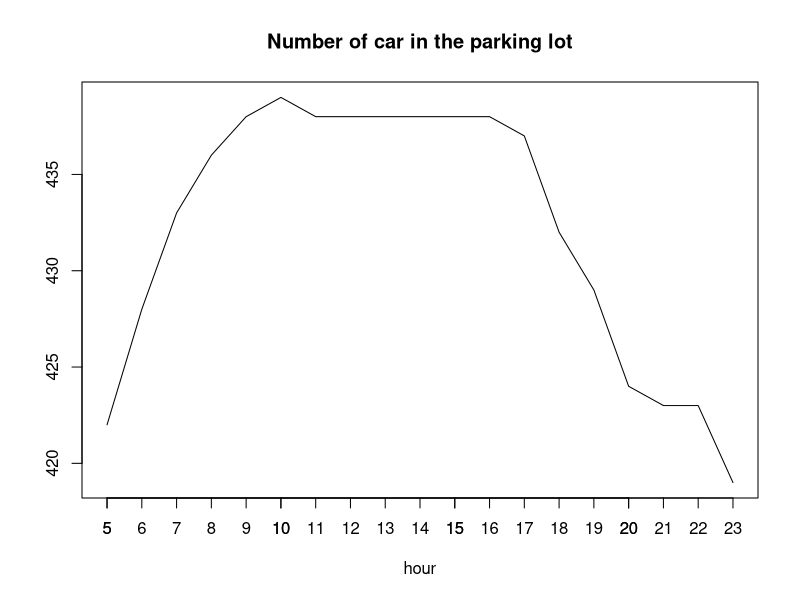
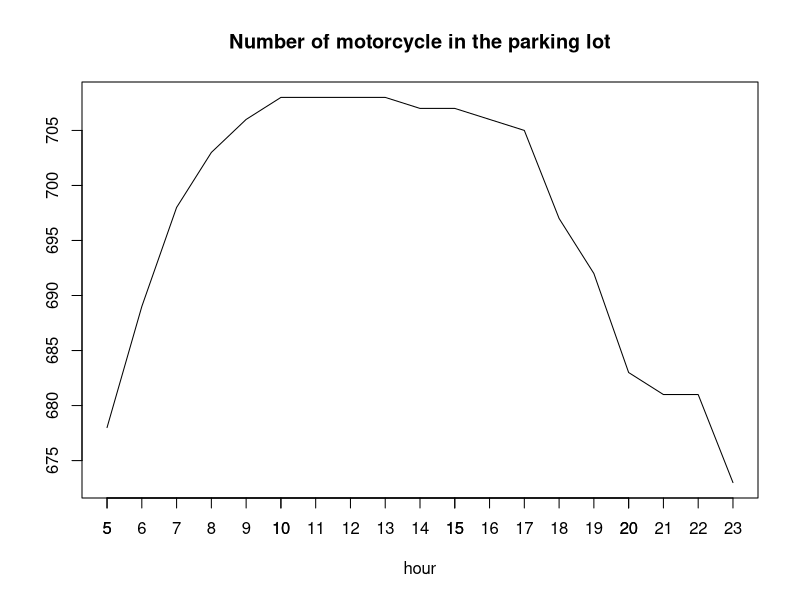

Reproduce these figures in R, in order.
## ---- chunk 1
a = c(10, 31, 21, 42, 31, 21, 21, 10, 21, 33, 21, 21, 47, 50, 16, 33, 10, 0, 21)
b = c(0.7, 1, 1, 0.7, 0.7, 0.6, 0.5, 0.5, 0.5, 0.5, 0.5, 0.5, 0.5, 0.3, 0.2, 0.2, 0.2, 0.1, 0)
m_in = rep(0.35, 19)
m_out = rep(0.35, 19)
c_in = rep(0.2, 19)
c_out = rep(0.2, 19)
## ---- chunk 2
initialize = function() {

  # Initialize the simulation clock.
  sim_time <<- 0
  
  # Initialize the state variables.
  num_motorcycle_in_parking_plot <<- 20
  num_car_in_parking_plot <<- 10
  num_people <<- vector("numeric")
  num_people_in <<- vector("numeric")
  num_people_out <<- vector("numeric")
  new_motorcycle_in <<- vector("numeric")
  new_motorcycle_out <<- vector("numeric")
  new_car_in <<- vector("numeric")
  new_car_out <<- vector("numeric")
  
  # # Initialize the output variables
  
  # Initialize the event list.
  time_next_event <<- 5:23
}
## ---- chunk 3
timing = function() {
  
  min_time_next_event <<- min(time_next_event)
  # Identify the next event type.
  next_event_type <<- which.min(time_next_event)

  # Check to see whether the event list is empty.
  if (min_time_next_event >= 1.0e+20) {
    # The event list is empty, so stop the simulation.
    cat(sprintf("\nEvent list empty at time %f", sim_time))
    stop("Simulation terminated: Event list empty.")
  }

  # The event list is not empty, so advance the simulation clock.
  sim_time <<- min_time_next_event
}
## ---- chunk 4
main_prog_Parking_Lot_system = function(num_days = 1){
  
  # initialize the simulation
  initialize()
  
  # Run the simulation until we reach our desired number of days
  for ( i in 1: num_days){
    
    # Simulate single day
    while (TRUE) {
      
      # Determine which hour the next event at
      timing()
      
      # Invoke the update event function
      update_event()
      
      # End a day
      if (next_event_type == 19){
        break
      }
    }
  }
}
## ---- chunk 5
update_event = function(){
  # The update event at the i th hour
  i = next_event_type
  
  # Schedule the next update event at the i th hour
  time_next_event[i] <<- sim_time + 24
  
  # Update number of people at the i th hour
  # num_people[i] <<- floor(rnorm(1, mean = a[i], sd = 1))
  num_people[i] <<- rpois(1, lambda = a[i])
  
  # Update number of people into or leaving the station at the i th hour
  num_people_in[i] <<- floor(num_people[i]*b[i])
  num_people_out[i] <<- num_people[i] - num_people_in[i]
  
  # Update demand for motorcycle parking at the i th hour
  new_motorcycle_in[i] <<- floor(num_people_in[i]*m_in[i])
  new_motorcycle_out[i] <<- floor(num_people_out[i]*m_out[i])
  
  # Update demand for car parking at the i th hour
  new_car_in[i] <<- floor(num_people_in[i]*c_in[i])
  new_car_out[i] <<- floor(num_people_out[i]*c_out[i])
  
  # Update the state of parking spaces at the i th hour
  temp <<- num_motorcycle_in_parking_plot[length(num_motorcycle_in_parking_plot)] + new_motorcycle_in[i] - new_motorcycle_out[i]
  num_motorcycle_in_parking_plot <<- append(num_motorcycle_in_parking_plot, temp)
  temp <<- num_car_in_parking_plot[length(num_car_in_parking_plot)] + new_car_in[i] - new_car_out[i]
  num_car_in_parking_plot <<- append(num_car_in_parking_plot, temp)
}
## ---- chunk 6
operation_time <- system.time({
  num_days <<- 1000
  main_prog_Parking_Lot_system(num_days = num_days)
})
## ---- chunk 7
plot(x = 5:23, 
     y = num_car_in_parking_plot[(length(num_car_in_parking_plot) -18):length(num_car_in_parking_plot)],
     type = "l",
     xlab = "hour",
     ylab = "",
     main = "Number of car in the parking lot")
axis(1, at = 5:23)
## ---- chunk 8
plot(x = 5:23, 
     y = num_motorcycle_in_parking_plot[(length(num_motorcycle_in_parking_plot) -18):length(num_motorcycle_in_parking_plot)],
     type = "l",
     xlab = "hour",
     ylab = "",
     main = "Number of motorcycle in the parking lot")
axis(1, at = 5:23)
